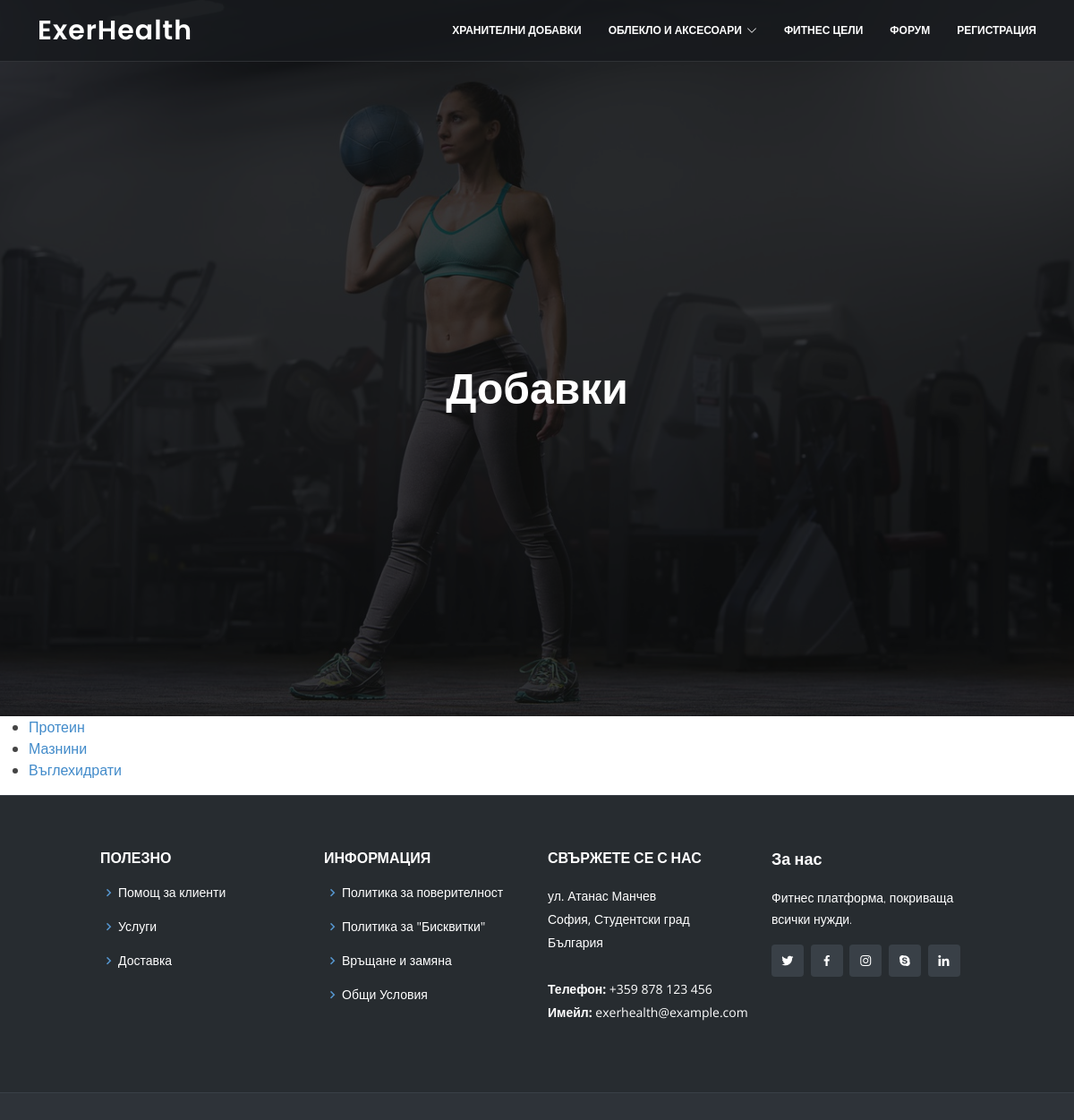
Page /forum/category/1/1/ on the committed database.
### exerhealth/forum/models.py (models this page shows, shortened)
class Category(MPTTModel):
    name = models.CharField(max_length=255)
    description = models.TextField()
    parent = TreeForeignKey('self', on_delete=models.CASCADE, null=True, blank=True, related_name='children')
    created_at = models.DateTimeField(auto_now_add=True)
    updated_at = models.DateTimeField(auto_now=True)
    class MPTTMeta:
        verbose_name_plural = 'Categories'
        order_insertion_by = ['name']

class Thread(models.Model):
    category = models.ForeignKey(Category, on_delete=models.CASCADE)
    title = models.CharField(max_length=255)
    created_by = models.ForeignKey(User, on_delete=models.CASCADE, related_name='created_thread')
    created_at = models.DateTimeField(auto_now_add=True)
    updated_at = models.DateTimeField(auto_now=True)
    views = models.IntegerField(default=0)
    solved = models.BooleanField(default=False)
    sticky = models.BooleanField(default=False)
    closed = models.BooleanField(default=False)
    last_post_date = models.DateTimeField(auto_now=True)
    last_post_by = models.ForeignKey(User, on_delete=models.CASCADE, related_name='related_post_thread')

### exerhealth/forum/views.py (the view)
# urls.py: path('category/<int:category_id>/<int:page_number>/', views.thread_list, name='thread_list'),
def thread_list(request, category_id, page_number):
    category = get_object_or_404(Category, id=category_id)
    threads = Thread.objects.filter(category=category).order_by('-sticky', '-last_post_date')
    paginator = Paginator(threads, 10)
    page_obj = paginator.get_page(page_number)
    context = {'category': category, 'page_obj': page_obj}
    return render(request, 'forum/thread_list.html', context)

### exerhealth/clothingstore/context_processors.py (called while the page is built)
def categories(request):
    return {'categories': Category.objects.all()}

### exerhealth/store_basket/context_processors.py (called while the page is built)
def store_basket(request):
    return {'basket': StoreBasket(request)}

### templates/forum/thread_list.html (shortened to what this page needs)
{% extends 'index.html' %}
{% block title %}<h2>{{ category.name }}</h2>{% endblock title %}
{% block content %}
<ul>
{% for thread in page_obj %}
    <li><a href="{% url 'forum:thread_detail' 1 1 %}">{{ thread.title }}</a></li>
{% endfor %}
</ul>
{% endblock content %}

### static/assets/css/style.css (style rules this page uses)
body { font-family: "Open Sans", sans-serif; color: #444444; }
a { color: #428bca; text-decoration: none; }
h1, h2, h3, h4, h5, h6 { font-family: "Raleway", sans-serif; }
#hero h2 { color: #fff; margin-bottom: 20px; font-size: 48px; font-weight: 700; }

### rows in the picture
Category: name "Добавки"
Thread: title "Протеин"
Thread: title "Мазнини"
Thread: title "Въглехидрати"
